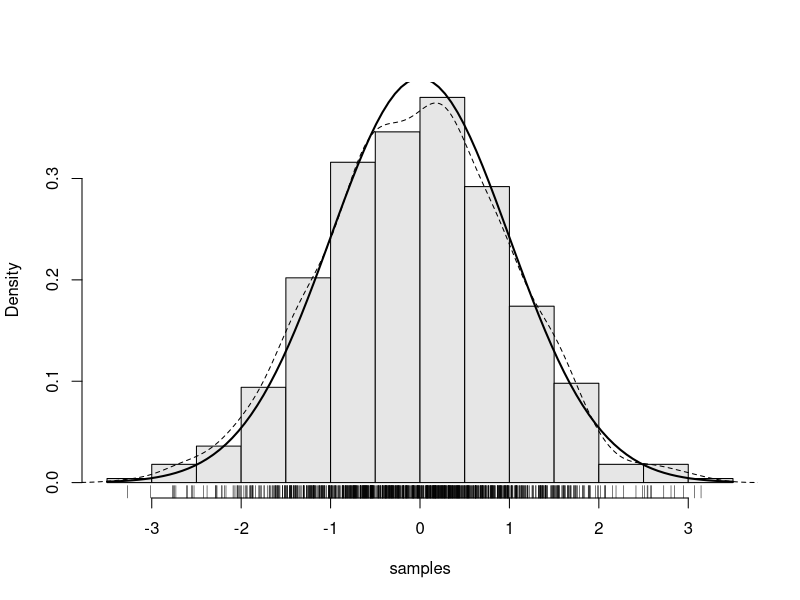
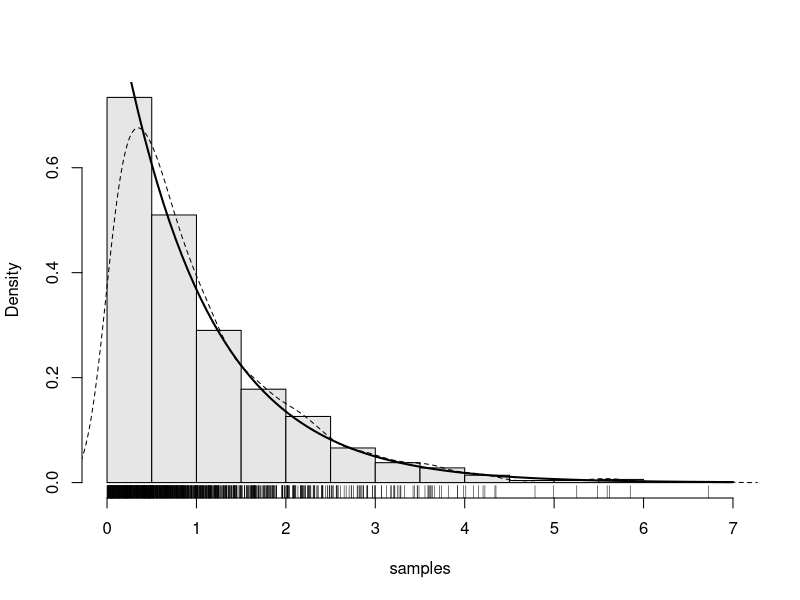
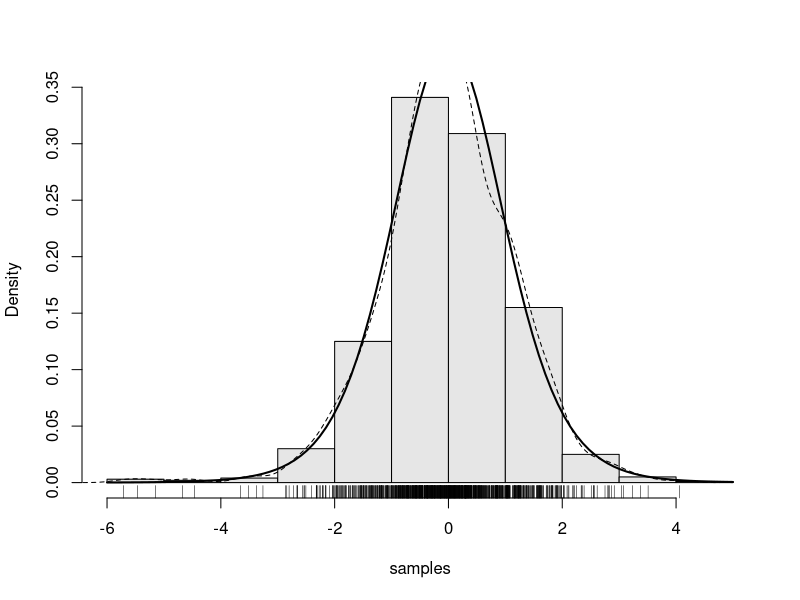
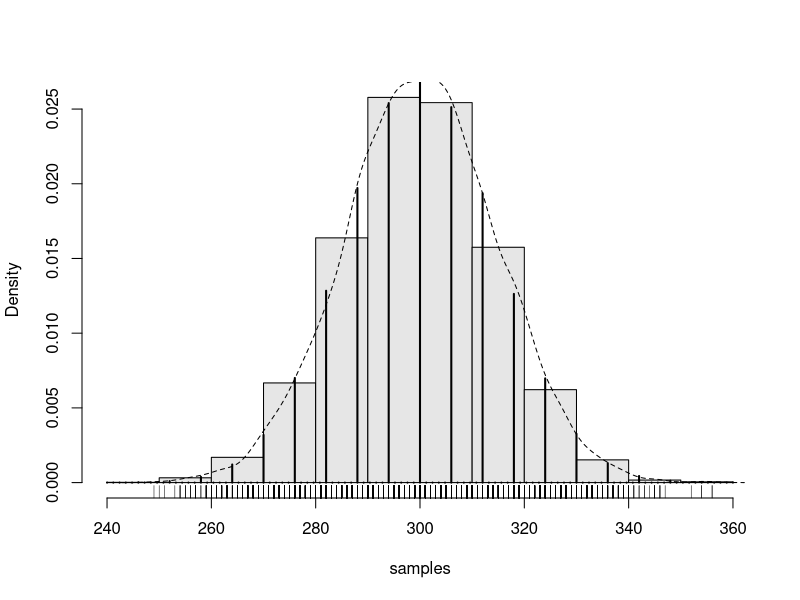
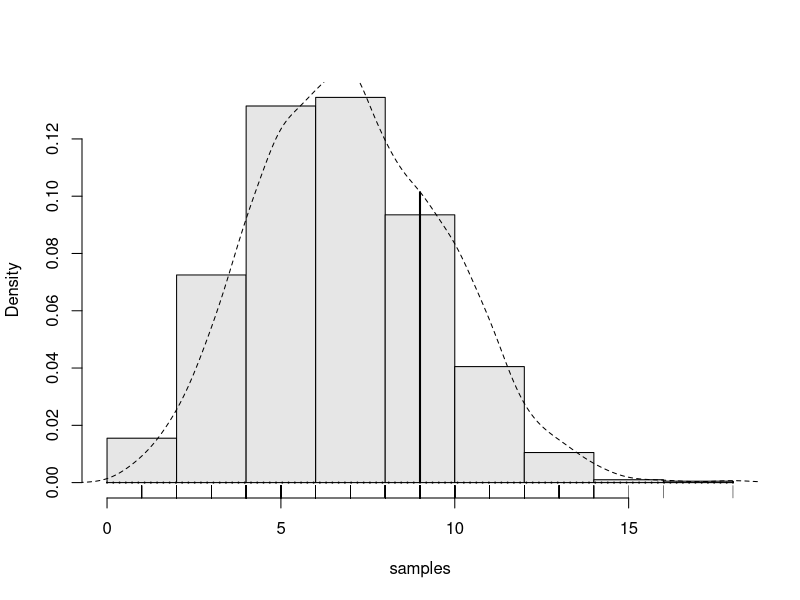
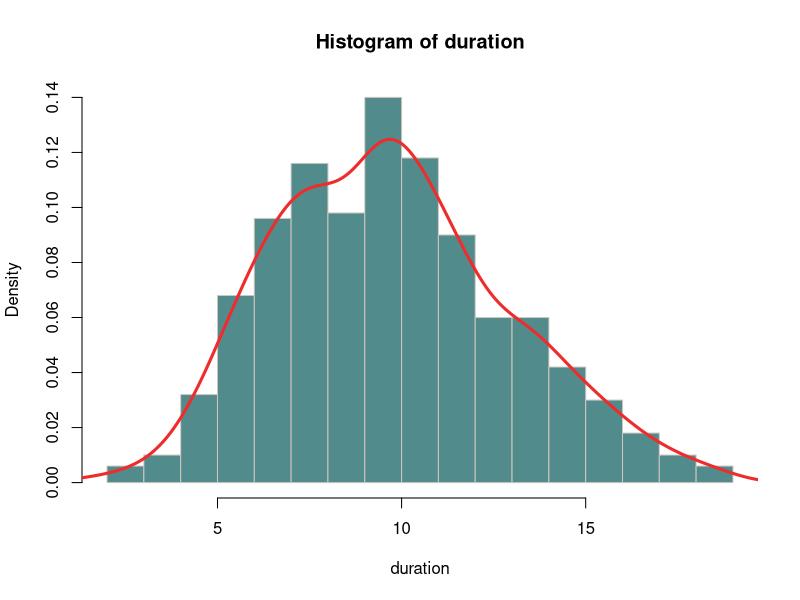

Reproduce these figures in R, in order.
# Normal Distribution
samples <- rnorm(1000, mean = 0, sd = 1)
hist(samples, prob = T, main = "", col = gray(0.9))
lines(density(samples), lty = 2)
curve(dnorm(x, mean = 0, sd = 1), lwd = 2, add = TRUE)
rug(samples)
# Exponential Distribution
samples <- rexp(1000, rate = 1)
hist(samples, prob = T, main = "", col = gray(0.9))
lines(density(samples), lty = 2)
curve(dexp(x, rate = 1), lwd = 2, add = TRUE)
rug(samples)
# Student t Distribution
samples <- rt(1000, df = 9)
hist(samples, prob = T, main = "", col = gray(0.9))
lines(density(samples), lty = 2)
curve(dt(x, df = 9), lwd = 2, add = TRUE)
rug(samples)
# Binomial Distribution
samples <- rbinom(10000, size = 1000, prob = 0.3)
hist(samples, prob = T, main = "", col = gray(0.9))
lines(density(samples), lty = 2)
curve(dbinom(x, size = 1000, prob = 0.3), type = "h", lwd = 2, add = TRUE)
rug(samples)
# Poisson Distribution
samples <- rpois(1000, lambda = 7)
hist(samples, prob = T, main = "", col = gray(0.9))
lines(density(samples), lty = 2)
curve(dpois(x, lambda = 7), type = "h", lwd = 2, add = TRUE)
rug(samples)

duration <- rpois(500, 10) # For duration data I assume Poisson distributed
hist(duration,
   probability = TRUE, # In stead of frequency
   breaks = "FD",      # For more breaks than the default
   col = "darkslategray4", border = "seashell3")
lines(density(duration - 0.5),   # Add the kernel density estimate (-.5 fix for the bins)
   col = "firebrick2", lwd = 3)